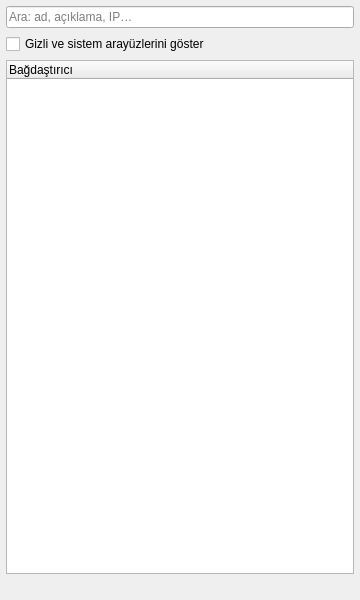
<?xml version="1.0" encoding="UTF-8"?>
<ui version="4.0">
 <class>AdapterListPanel</class>
 <widget class="QWidget" name="AdapterListPanel">
  <property name="geometry">
   <rect><x>0</x><y>0</y><width>360</width><height>600</height></rect>
  </property>
  <property name="windowTitle">
   <string>Bağdaştırıcılar</string>
  </property>
  <layout class="QVBoxLayout" name="layoutMain">
   <property name="spacing"><number>6</number></property>
   <property name="leftMargin"><number>6</number></property>
   <property name="topMargin"><number>6</number></property>
   <property name="rightMargin"><number>6</number></property>
   <property name="bottomMargin"><number>6</number></property>
   <item>
    <widget class="QLineEdit" name="edFilter">
     <property name="placeholderText"><string>Ara: ad, açıklama, IP…</string></property>
     <property name="clearButtonEnabled"><bool>true</bool></property>
    </widget>
   </item>
   <item>
    <widget class="QCheckBox" name="chkShowHidden">
     <property name="toolTip"><string>WAN Miniport, Teredo, takılı olmayan aygıtlar gibi sistem arayüzlerini de göster</string></property>
     <property name="text"><string>Gizli ve sistem arayüzlerini göster</string></property>
    </widget>
   </item>
   <item>
    <widget class="QTreeWidget" name="tree">
     <property name="alternatingRowColors"><bool>true</bool></property>
     <property name="rootIsDecorated"><bool>true</bool></property>
     <property name="uniformRowHeights"><bool>false</bool></property>
     <property name="iconSize"><size><width>20</width><height>20</height></size></property>
     <column><property name="text"><string>Bağdaştırıcı</string></property></column>
    </widget>
   </item>
   <item>
    <widget class="QLabel" name="lblCount">
     <property name="text"><string/></property>
    </widget>
   </item>
  </layout>
 </widget>
 <resources/>
 <connections/>
</ui>
